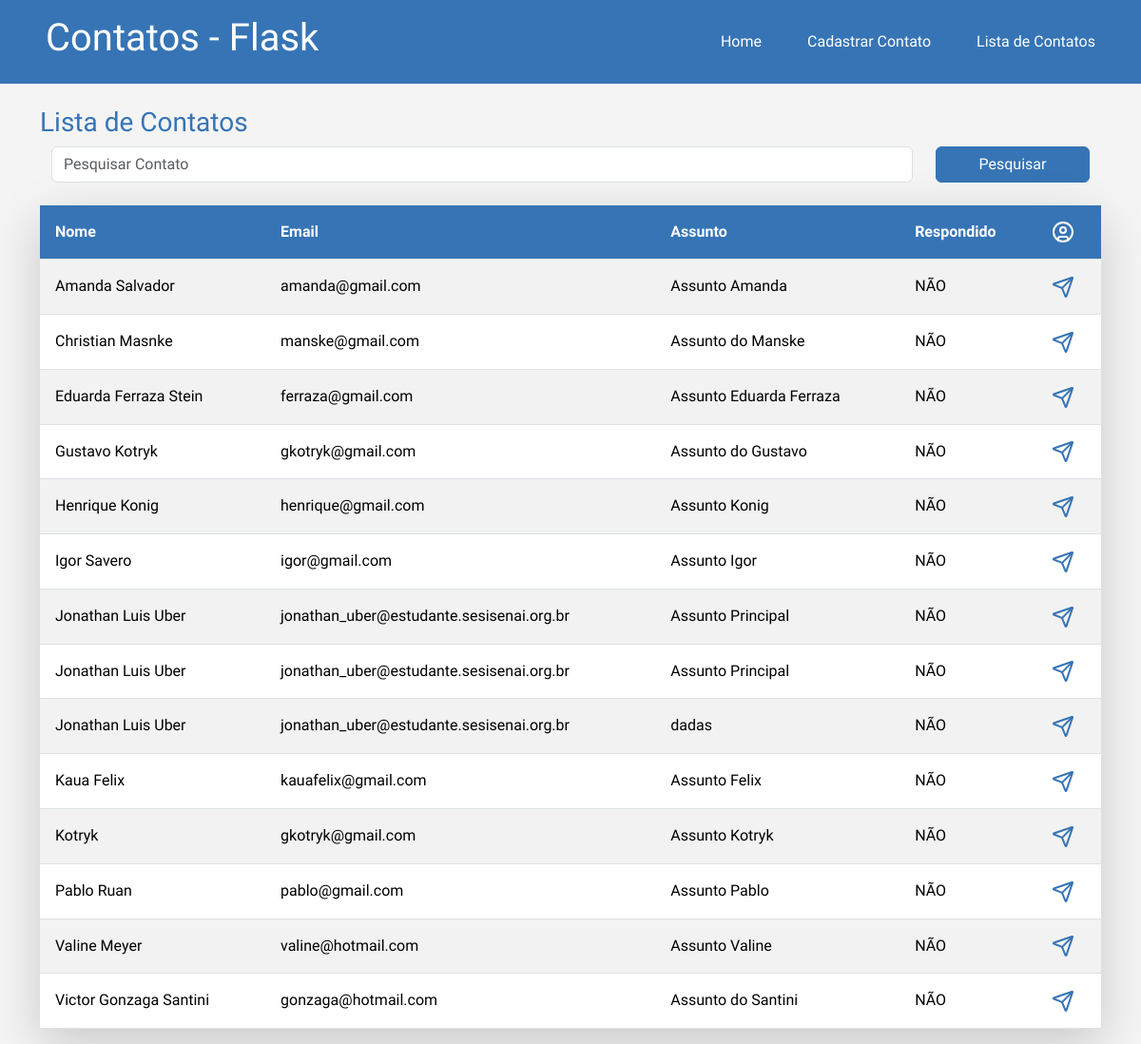
The app's page /contato/lista/, older data.
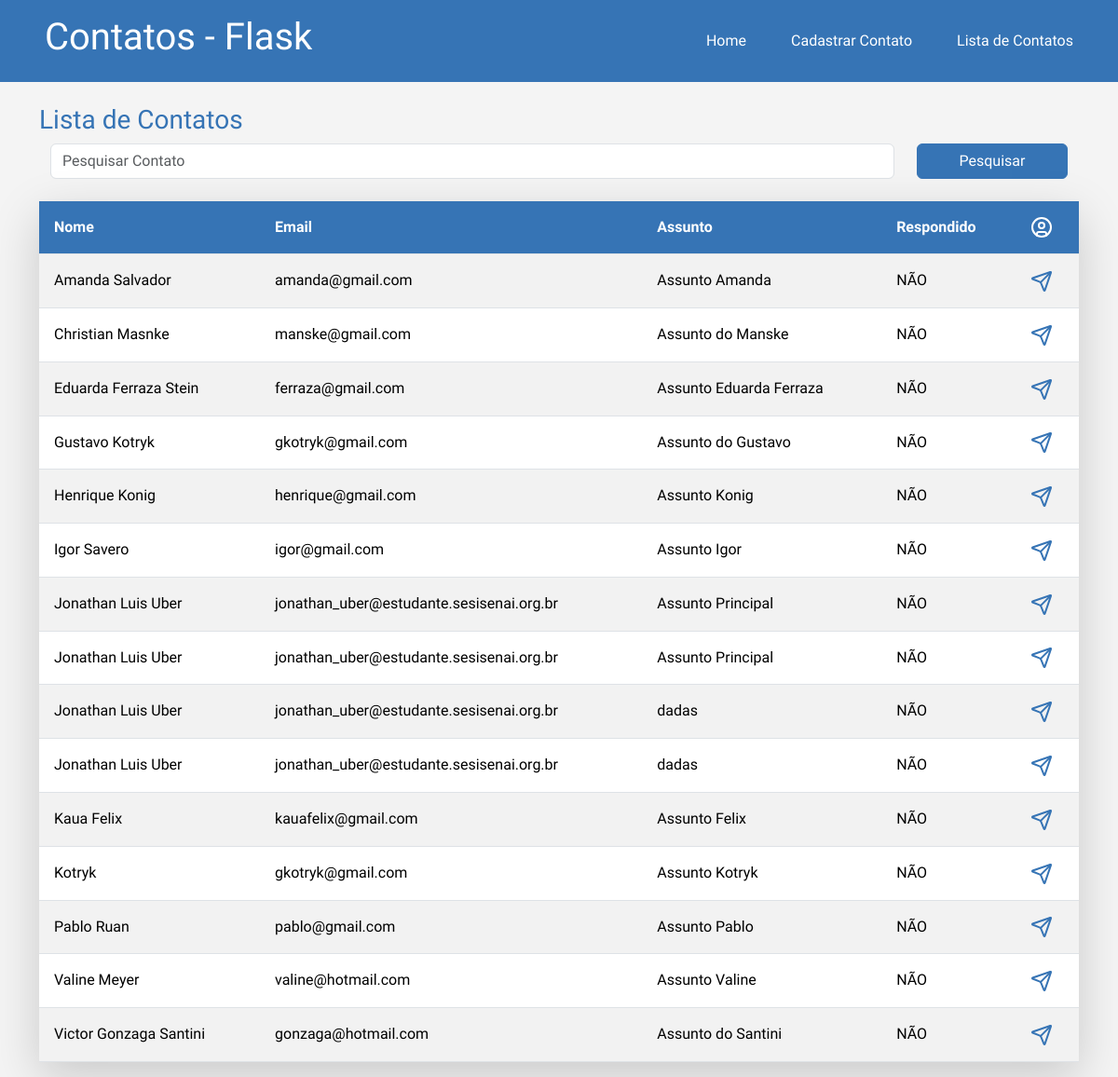
The same page, newer data.
### app/models.py (models this page shows)
class Contato(db.Model):
    id = db.Column(db.Integer, primary_key=True)
    data_envio = db.Column(db.DateTime, default=datetime.now())
    nome = db.Column(db.String(100), nullable=True)
    email = db.Column(db.String(100), nullable=True)
    assunto = db.Column(db.String(100), nullable=True)
    mensagem = db.Column(db.String(100), nullable=True)
    respondido = db.Column(db.Integer, default=0)

### app/views.py (the view)
@app.route('/contato/lista/')
def contatoLista():
    if request.method == 'GET':
        pesquisa = request.args.get('pesquisa', '')
    dados = Contato.query.order_by('nome')
    if pesquisa != '':
        dados = dados.filter(Contato.nome.ilike(f'%{pesquisa}%'))
    context = {'dados' : dados.all()}
    return render_template('contato_lista.html', context=context)

### app/templates/contato_lista.html (shortened to what this page needs)
{% extends "base.html" %}
{% block content %}
{% include "header.html" %}
    <div class="container">
            <div class="row mt-4">
                <h3>Lista de Contatos</h3>
                <form action="" method="get" class="row  m-0">
                    <div class="col-10">
                        <input type="text" name="pesquisa" class="form-control" placeholder="Pesquisar Contato">
                    </div>
                    <div class="col-2 m-0">
                        <button type="submit" class="btn btn-primary w-100 m-0">Pesquisar</button>
                    </div>
                </form>
                <div class="col-12">
                    <table class="table mt-4 table-striped  shadow-lg">
                        <thead >
                            <tr class="">
                                <th class="p-3">Nome</th>
                                <th class="p-3">Email</th>
                                <th class="p-3">Assunto</th>
                                <th class="p-3">Respondido</th>
                                <th class="p-3">
                                </th>
                            </tr>
                        </thead>
                        <body>
                            {% for linha in context.dados %}
                                <tr>
                                    <td class="p-3 align-items-center">{{ linha.nome }}</td>
                                    <td class="p-3 align-items-center">{{ linha.email }}</td>
                                    <td class="p-3 align-items-center">{{ linha.assunto }}</td>
                                    <td class="p-3 align-items-center">
                                        {% if linha.respondido == 1 %}
                                            SIM
                                        {% else %}
                                            NÃO
                                        {% endif%}
                                    </td>
                                    <td class="p-3 align-items-center">
                                        <a href="{{url_for('contatoDetalhes', id = linha.id)}}" id="abrirPerfil">
                                        </a>
                                    </td>
                                </tr>
                            {% endfor %}
                        </body>
                    </table>
                </div>
            </div>
       </div>
{% endblock %}

Row changes from the older to the newer data that the page shows:
added Contato: nome "Jonathan Luis Uber", email "jonathan_uber@estudante.sesisenai.org.br", assunto "dadas", respondido "NÃO"
